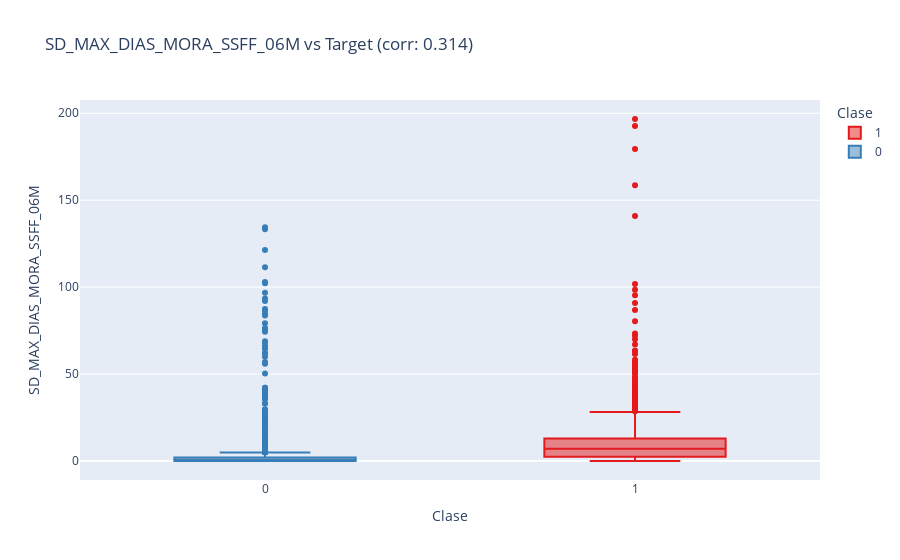
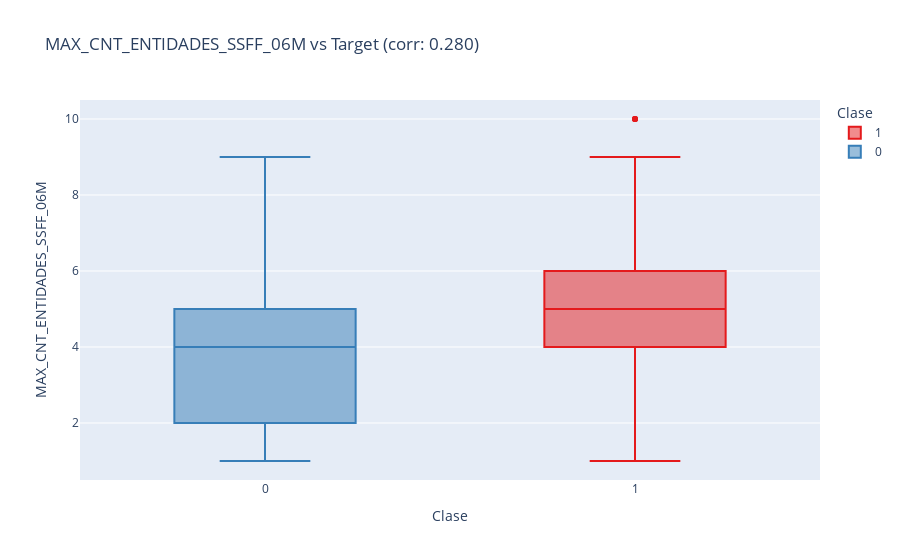
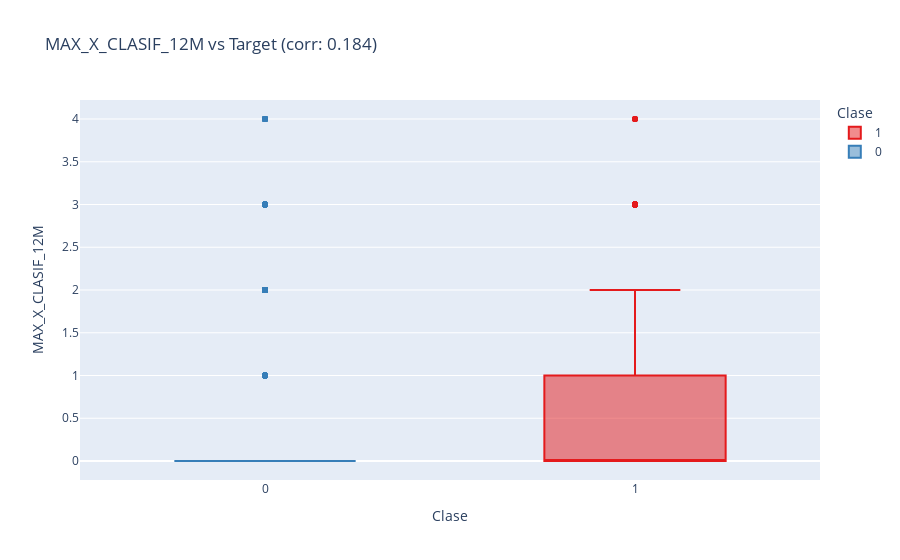
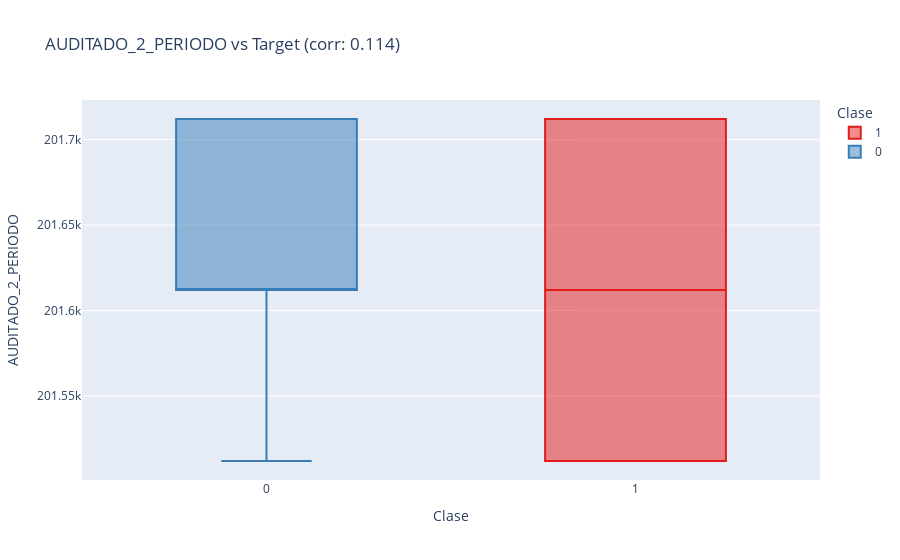

Here is the notebook cell these charts were saved with, in order:
### Markdown cell above
### 🔍 Análisis Bivariado: Variables Clave

Identificamos las variables numéricas con mayor poder discriminatorio para entender qué información usa el modelo.

### Code cell
# Análisis bivariado interactivo (numéricas vs target)

# Seleccionar numéricas válidas (sin varianza nula y con datos)
numeric_cols = df_raw.select_dtypes(include=[np.number]).columns.tolist()
if target_col_raw in numeric_cols:
    numeric_cols.remove(target_col_raw)

std_mask = df_raw[numeric_cols].std() > 0
non_const_cols = [c for c in numeric_cols if std_mask.get(
    c, False) and df_raw[c].notna().sum() > 1]

y_numeric = pd.to_numeric(y_raw, errors='coerce')
if len(non_const_cols) == 0 or y_numeric.notna().sum() == 0:
    print("⚠️ No hay variables numéricas válidas para correlacionar con el target.")
else:
    correlations = df_raw[non_const_cols].corrwith(
        y_numeric).abs().sort_values(ascending=False)
    top_features = correlations.head(6).index.tolist()

    print("🔝 Top 6 Variables Numéricas por Correlación con el Target:")
    for i, (feat, corr) in enumerate(correlations.head(6).items(), 1):
        print(f"   {i}. {feat}: {corr:.4f}")

    # Box/violin interactivos para las 4 mejores
    for feat in top_features[:4]:
        fig_box = px.box(
            df_raw,
            x=target_col_raw,
            y=feat,
            color=target_col_raw,
            points='outliers',
            color_discrete_sequence=px.colors.qualitative.Set1,
            title=f"{feat} vs Target (corr: {correlations[feat]:.3f})",
            labels={target_col_raw: 'Clase', feat: feat}
        )
        fig_box.update_traces(quartilemethod='exclusive')
        fig_box.show()

    # Scatter interactivo con las dos más correlacionadas (si existen)
    if len(top_features) >= 2:
        scatter_fig = px.scatter(
            df_raw,
            x=top_features[0],
            y=top_features[1],
            color=target_col_raw,
            color_discrete_sequence=px.colors.qualitative.Set1,
            opacity=0.55,
            title=f"Relación de las 2 variables más correlacionadas con el target",
            labels={top_features[0]: top_features[0], top_features[1]
                : top_features[1], target_col_raw: 'Clase'}
        )
        scatter_fig.update_traces(marker=dict(
            size=7, line=dict(width=0.5, color='white')))
        scatter_fig.show()

    if len(top_features) > 0:
        print(
            f"\n💡 Insight: '{top_features[0]}' es la variable numérica con mayor correlación absoluta con el target ({correlations[top_features[0]]:.4f}).")

### Figure 1 — Plotly figure (JSON) as saved in the notebook; plotly's stock layout.template omitted (floating-point values rounded to 4 significant figures; data arrays with more than 128 entries replaced by an {"elided": "..."} marker saying what was removed)
{"data": [{"alignmentgroup": "True", "boxpoints": "outliers", "hovertemplate": "Clase=%{x}<br>SD_MAX_DIAS_MORA_SSFF_06M=%{y}<extra></extra>", "legendgroup": "1", "marker": {"color": "rgb(228,26,28)"}, "name": "1", "notched": false, "offsetgroup": "1", "orientation": "v", "quartilemethod": "exclusive", "showlegend": true, "type": "box", "x": {"elided": "1758 int values"}, "x0": " ", "xaxis": "x", "y": {"elided": "1758 float values"}, "y0": " ", "yaxis": "y"}, {"alignmentgroup": "True", "boxpoints": "outliers", "hovertemplate": "Clase=%{x}<br>SD_MAX_DIAS_MORA_SSFF_06M=%{y}<extra></extra>", "legendgroup": "0", "marker": {"color": "rgb(55,126,184)"}, "name": "0", "notched": false, "offsetgroup": "0", "orientation": "v", "quartilemethod": "exclusive", "showlegend": true, "type": "box", "x": {"elided": "5422 int values"}, "x0": " ", "xaxis": "x", "y": {"elided": "5422 float values"}, "y0": " ", "yaxis": "y"}], "layout": {"boxmode": "overlay", "legend": {"title": {"text": "Clase"}, "tracegroupgap": 0}, "title": {"text": "SD_MAX_DIAS_MORA_SSFF_06M vs Target (corr: 0.314)"}, "xaxis": {"anchor": "y", "categoryarray": [1, 0], "categoryorder": "array", "domain": [0, 1], "title": {"text": "Clase"}}, "yaxis": {"anchor": "x", "domain": [0, 1], "title": {"text": "SD_MAX_DIAS_MORA_SSFF_06M"}}}}

### Figure 2 — Plotly figure (JSON) as saved in the notebook; plotly's stock layout.template omitted (floating-point values rounded to 4 significant figures; data arrays with more than 128 entries replaced by an {"elided": "..."} marker saying what was removed)
{"data": [{"alignmentgroup": "True", "boxpoints": "outliers", "hovertemplate": "Clase=%{x}<br>MAX_CNT_ENTIDADES_SSFF_06M=%{y}<extra></extra>", "legendgroup": "1", "marker": {"color": "rgb(228,26,28)"}, "name": "1", "notched": false, "offsetgroup": "1", "orientation": "v", "quartilemethod": "exclusive", "showlegend": true, "type": "box", "x": {"elided": "1758 int values"}, "x0": " ", "xaxis": "x", "y": {"elided": "1758 float values"}, "y0": " ", "yaxis": "y"}, {"alignmentgroup": "True", "boxpoints": "outliers", "hovertemplate": "Clase=%{x}<br>MAX_CNT_ENTIDADES_SSFF_06M=%{y}<extra></extra>", "legendgroup": "0", "marker": {"color": "rgb(55,126,184)"}, "name": "0", "notched": false, "offsetgroup": "0", "orientation": "v", "quartilemethod": "exclusive", "showlegend": true, "type": "box", "x": {"elided": "5422 int values"}, "x0": " ", "xaxis": "x", "y": {"elided": "5422 float values"}, "y0": " ", "yaxis": "y"}], "layout": {"boxmode": "overlay", "legend": {"title": {"text": "Clase"}, "tracegroupgap": 0}, "title": {"text": "MAX_CNT_ENTIDADES_SSFF_06M vs Target (corr: 0.280)"}, "xaxis": {"anchor": "y", "categoryarray": [1, 0], "categoryorder": "array", "domain": [0, 1], "title": {"text": "Clase"}}, "yaxis": {"anchor": "x", "domain": [0, 1], "title": {"text": "MAX_CNT_ENTIDADES_SSFF_06M"}}}}

### Figure 3 — Plotly figure (JSON) as saved in the notebook; plotly's stock layout.template omitted (floating-point values rounded to 4 significant figures; data arrays with more than 128 entries replaced by an {"elided": "..."} marker saying what was removed)
{"data": [{"alignmentgroup": "True", "boxpoints": "outliers", "hovertemplate": "Clase=%{x}<br>MAX_X_CLASIF_12M=%{y}<extra></extra>", "legendgroup": "1", "marker": {"color": "rgb(228,26,28)"}, "name": "1", "notched": false, "offsetgroup": "1", "orientation": "v", "quartilemethod": "exclusive", "showlegend": true, "type": "box", "x": {"elided": "1758 int values"}, "x0": " ", "xaxis": "x", "y": {"elided": "1758 float values"}, "y0": " ", "yaxis": "y"}, {"alignmentgroup": "True", "boxpoints": "outliers", "hovertemplate": "Clase=%{x}<br>MAX_X_CLASIF_12M=%{y}<extra></extra>", "legendgroup": "0", "marker": {"color": "rgb(55,126,184)"}, "name": "0", "notched": false, "offsetgroup": "0", "orientation": "v", "quartilemethod": "exclusive", "showlegend": true, "type": "box", "x": {"elided": "5422 int values"}, "x0": " ", "xaxis": "x", "y": {"elided": "5422 float values"}, "y0": " ", "yaxis": "y"}], "layout": {"boxmode": "overlay", "legend": {"title": {"text": "Clase"}, "tracegroupgap": 0}, "title": {"text": "MAX_X_CLASIF_12M vs Target (corr: 0.184)"}, "xaxis": {"anchor": "y", "categoryarray": [1, 0], "categoryorder": "array", "domain": [0, 1], "title": {"text": "Clase"}}, "yaxis": {"anchor": "x", "domain": [0, 1], "title": {"text": "MAX_X_CLASIF_12M"}}}}

### Figure 4 — Plotly figure (JSON) as saved in the notebook; plotly's stock layout.template omitted (floating-point values rounded to 4 significant figures; data arrays with more than 128 entries replaced by an {"elided": "..."} marker saying what was removed)
{"data": [{"alignmentgroup": "True", "boxpoints": "outliers", "hovertemplate": "Clase=%{x}<br>AUDITADO_2_PERIODO=%{y}<extra></extra>", "legendgroup": "1", "marker": {"color": "rgb(228,26,28)"}, "name": "1", "notched": false, "offsetgroup": "1", "orientation": "v", "quartilemethod": "exclusive", "showlegend": true, "type": "box", "x": {"elided": "1758 int values"}, "x0": " ", "xaxis": "x", "y": {"elided": "1758 float values"}, "y0": " ", "yaxis": "y"}, {"alignmentgroup": "True", "boxpoints": "outliers", "hovertemplate": "Clase=%{x}<br>AUDITADO_2_PERIODO=%{y}<extra></extra>", "legendgroup": "0", "marker": {"color": "rgb(55,126,184)"}, "name": "0", "notched": false, "offsetgroup": "0", "orientation": "v", "quartilemethod": "exclusive", "showlegend": true, "type": "box", "x": {"elided": "5422 int values"}, "x0": " ", "xaxis": "x", "y": {"elided": "5422 float values"}, "y0": " ", "yaxis": "y"}], "layout": {"boxmode": "overlay", "legend": {"title": {"text": "Clase"}, "tracegroupgap": 0}, "title": {"text": "AUDITADO_2_PERIODO vs Target (corr: 0.114)"}, "xaxis": {"anchor": "y", "categoryarray": [1, 0], "categoryorder": "array", "domain": [0, 1], "title": {"text": "Clase"}}, "yaxis": {"anchor": "x", "domain": [0, 1], "title": {"text": "AUDITADO_2_PERIODO"}}}}
